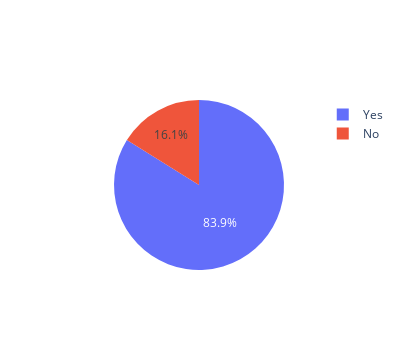

The notebook cell this image was saved under:
### Markdown cell above
### Pie Chart of Target 'Attrition'

Target is highly imbalanced.

### Code cell
fig = go.Figure()
fig.add_trace(go.Pie(labels=data['Attrition'], values=data['Attrition'].value_counts()))
fig.update_layout(autosize=False, width=400, height=350)
fig.show()

### Figure 1 — Plotly figure (JSON) as saved in the notebook; plotly's stock layout.template omitted (floating-point values rounded to 4 significant figures; data arrays with more than 128 entries replaced by an {"elided": "..."} marker saying what was removed)
{"data": [{"labels": {"elided": "1470 str values"}, "type": "pie", "values": [1233, 237]}], "layout": {"autosize": false, "height": 350, "width": 400}}
